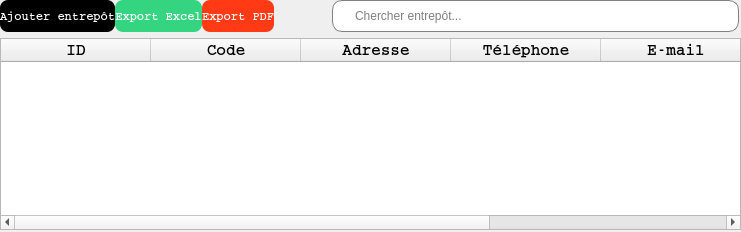
            <widget class="QWidget" name="tab_entrepots">
             <attribute name="title">
              <string>Entrepôts</string>
             </attribute>
             <layout class="QGridLayout" name="gridLayout_24">
              <property name="leftMargin">
               <number>0</number>
              </property>
              <property name="topMargin">
               <number>0</number>
              </property>
              <property name="rightMargin">
               <number>0</number>
              </property>
              <property name="bottomMargin">
               <number>2</number>
              </property>
              <property name="horizontalSpacing">
               <number>2</number>
              </property>
              <property name="verticalSpacing">
               <number>-1</number>
              </property>
              <item row="1" column="0" colspan="2">
               <widget class="QTableWidget" name="table_infos_entrepots">
                <property name="font">
                 <font>
                  <family>Courier</family>
                  <pointsize>12</pointsize>
                 </font>
                </property>
                <property name="styleSheet">
                 <string notr="true">QHeaderView::section{
	font-weight: bold;
	/*background-color: black;*/
	/*color: white;*/
}

QTablewidget{
	alternate-background-color: #B0EDFB;
	background-color: #F4F9FA;
}</string>
                </property>
                <property name="editTriggers">
                 <set>QAbstractItemView::EditTrigger::NoEditTriggers</set>
                </property>
                <property name="alternatingRowColors">
                 <bool>true</bool>
                </property>
                <property name="textElideMode">
                 <enum>Qt::TextElideMode::ElideNone</enum>
                </property>
                <property name="verticalScrollMode">
                 <enum>QAbstractItemView::ScrollMode::ScrollPerItem</enum>
                </property>
                <property name="horizontalScrollMode">
                 <enum>QAbstractItemView::ScrollMode::ScrollPerItem</enum>
                </property>
                <property name="sortingEnabled">
                 <bool>true</bool>
                </property>
                <attribute name="horizontalHeaderCascadingSectionResizes">
                 <bool>true</bool>
                </attribute>
                <attribute name="horizontalHeaderDefaultSectionSize">
                 <number>150</number>
                </attribute>
                <attribute name="horizontalHeaderStretchLastSection">
                 <bool>true</bool>
                </attribute>
                <attribute name="verticalHeaderVisible">
                 <bool>false</bool>
                </attribute>
                <attribute name="verticalHeaderCascadingSectionResizes">
                 <bool>false</bool>
                </attribute>
                <attribute name="verticalHeaderMinimumSectionSize">
                 <number>21</number>
                </attribute>
                <attribute name="verticalHeaderDefaultSectionSize">
                 <number>30</number>
                </attribute>
                <attribute name="verticalHeaderHighlightSections">
                 <bool>false</bool>
                </attribute>
                <attribute name="verticalHeaderShowSortIndicator" stdset="0">
                 <bool>false</bool>
                </attribute>
                <attribute name="verticalHeaderStretchLastSection">
                 <bool>false</bool>
                </attribute>
                <column>
                 <property name="text">
                  <string>ID</string>
                 </property>
                </column>
                <column>
                 <property name="text">
                  <string>Code</string>
                 </property>
                </column>
                <column>
                 <property name="text">
                  <string>Adresse</string>
                 </property>
                </column>
                <column>
                 <property name="text">
                  <string>Téléphone</string>
                 </property>
                </column>
                <column>
                 <property name="text">
                  <string>E-mail</string>
                 </property>
                </column>
                <column>
                 <property name="text">
                  <string>Actions</string>
                 </property>
                </column>
               </widget>
              </item>
              <item row="0" column="0">
               <layout class="QHBoxLayout" name="horizontalLayout_7">
                <item>
                 <widget class="QPushButton" name="btn_ajout_entrepot">
                  <property name="minimumSize">
                   <size>
                    <width>0</width>
                    <height>32</height>
                   </size>
                  </property>
                  <property name="maximumSize">
                   <size>
                    <width>125</width>
                    <height>32</height>
                   </size>
                  </property>
                  <property name="font">
                   <font>
                    <family>Courier</family>
                    <pointsize>-1</pointsize>
                    <bold>true</bold>
                   </font>
                  </property>
                  <property name="cursor">
                   <cursorShape>PointingHandCursor</cursorShape>
                  </property>
                  <property name="styleSheet">
                   <string notr="true">QPushButton{
	background-color: rgb(0, 0, 0);
	color: white;
	border: none;
	border-radius: 8px;
	font-weight: bold;
	font-size: 12px
}</string>
                  </property>
                  <property name="text">
                   <string>Ajouter entrepôt</string>
                  </property>
                  <property name="icon">
                   <iconset resource="../ressources.qrc">
                    <normaloff>:/icones/add.png</normaloff>:/icones/add.png</iconset>
                  </property>
                 </widget>
                </item>
                <item>
                 <widget class="QPushButton" name="btn_export_entrepots_excel">
                  <property name="minimumSize">
                   <size>
                    <width>0</width>
                    <height>32</height>
                   </size>
                  </property>
                  <property name="maximumSize">
                   <size>
                    <width>125</width>
                    <height>32</height>
                   </size>
                  </property>
                  <property name="font">
                   <font>
                    <family>Courier</family>
                    <pointsize>-1</pointsize>
                    <bold>true</bold>
                   </font>
                  </property>
                  <property name="cursor">
                   <cursorShape>PointingHandCursor</cursorShape>
                  </property>
                  <property name="styleSheet">
                   <string notr="true">QPushButton{
	background-color: #34D481;
	color: white;
	border: none;
	border-radius: 8px;
	font-weight: bold;
	font-size: 12px
}</string>
                  </property>
                  <property name="text">
                   <string>Export Excel</string>
                  </property>
                  <property name="icon">
                   <iconset resource="../ressources.qrc">
                    <normaloff>:/icones/excel.png</normaloff>:/icones/excel.png</iconset>
                  </property>
                 </widget>
                </item>
                <item>
                 <widget class="QPushButton" name="btn_export_entrepots_pdf">
                  <property name="minimumSize">
                   <size>
                    <width>0</width>
                    <height>32</height>
                   </size>
                  </property>
                  <property name="maximumSize">
                   <size>
                    <width>125</width>
                    <height>32</height>
                   </size>
                  </property>
                  <property name="font">
                   <font>
                    <family>Courier</family>
                    <pointsize>-1</pointsize>
                    <bold>true</bold>
                   </font>
                  </property>
                  <property name="cursor">
                   <cursorShape>PointingHandCursor</cursorShape>
                  </property>
                  <property name="styleSheet">
                   <string notr="true">QPushButton{
	background-color: rgb(255, 58, 21);
	color: white;
	border: none;
	border-radius: 8px;
	font-weight: bold;
	font-size: 12px
}</string>
                  </property>
                  <property name="text">
                   <string>Export PDF</string>
                  </property>
                  <property name="icon">
                   <iconset resource="../ressources.qrc">
                    <normaloff>:/icones/pdf.png</normaloff>:/icones/pdf.png</iconset>
                  </property>
                 </widget>
                </item>
                <item>
                 <spacer name="horizontalSpacer_2">
                  <property name="orientation">
                   <enum>Qt::Orientation::Horizontal</enum>
                  </property>
                  <property name="sizeHint" stdset="0">
                   <size>
                    <width>58</width>
                    <height>20</height>
                   </size>
                  </property>
                 </spacer>
                </item>
                <item>
                 <widget class="QLineEdit" name="cherche_entrepot">
                  <property name="minimumSize">
                   <size>
                    <width>407</width>
                    <height>32</height>
                   </size>
                  </property>
                  <property name="maximumSize">
                   <size>
                    <width>407</width>
                    <height>31</height>
                   </size>
                  </property>
                  <property name="styleSheet">
                   <string notr="true">QLineEdit{
	padding-left: 20px;
	border: 1px solid gray;
	border-radius:10px
}</string>
                  </property>
                  <property name="placeholderText">
                   <string>Chercher entrepôt...</string>
                  </property>
                  <property name="clearButtonEnabled">
                   <bool>true</bool>
                  </property>
                 </widget>
                </item>
               </layout>
              </item>
             </layout>
            </widget>
